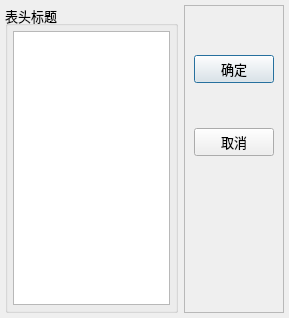
<?xml version="1.0" encoding="UTF-8"?>
<ui version="4.0">
 <class>QWDialogHeaders</class>
 <widget class="QDialog" name="QWDialogHeaders">
  <property name="geometry">
   <rect>
    <x>0</x>
    <y>0</y>
    <width>289</width>
    <height>318</height>
   </rect>
  </property>
  <property name="font">
   <font>
    <pointsize>10</pointsize>
   </font>
  </property>
  <property name="windowTitle">
   <string>设置表头标题</string>
  </property>
  <layout class="QVBoxLayout" name="verticalLayout_3">
   <property name="leftMargin">
    <number>5</number>
   </property>
   <property name="topMargin">
    <number>5</number>
   </property>
   <property name="rightMargin">
    <number>5</number>
   </property>
   <property name="bottomMargin">
    <number>5</number>
   </property>
   <item>
    <layout class="QHBoxLayout" name="horizontalLayout">
     <item>
      <widget class="QGroupBox" name="groupBox">
       <property name="title">
        <string>表头标题</string>
       </property>
       <layout class="QVBoxLayout" name="verticalLayout">
        <property name="spacing">
         <number>4</number>
        </property>
        <property name="leftMargin">
         <number>5</number>
        </property>
        <property name="topMargin">
         <number>5</number>
        </property>
        <property name="rightMargin">
         <number>5</number>
        </property>
        <property name="bottomMargin">
         <number>5</number>
        </property>
        <item>
         <widget class="QListView" name="listView">
          <property name="dragDropMode">
           <enum>QAbstractItemView::InternalMove</enum>
          </property>
          <property name="defaultDropAction">
           <enum>Qt::MoveAction</enum>
          </property>
          <property name="alternatingRowColors">
           <bool>true</bool>
          </property>
         </widget>
        </item>
       </layout>
      </widget>
     </item>
     <item>
      <widget class="QFrame" name="frame">
       <property name="frameShape">
        <enum>QFrame::StyledPanel</enum>
       </property>
       <property name="frameShadow">
        <enum>QFrame::Raised</enum>
       </property>
       <layout class="QVBoxLayout" name="verticalLayout_2">
        <item>
         <spacer name="verticalSpacer_4">
          <property name="orientation">
           <enum>Qt::Vertical</enum>
          </property>
          <property name="sizeHint" stdset="0">
           <size>
            <width>20</width>
            <height>40</height>
           </size>
          </property>
         </spacer>
        </item>
        <item>
         <widget class="QPushButton" name="btnOK">
          <property name="text">
           <string>确定</string>
          </property>
          <property name="icon">
           <iconset resource="res.qrc">
            <normaloff>:/icons/images/704.bmp</normaloff>:/icons/images/704.bmp</iconset>
          </property>
         </widget>
        </item>
        <item>
         <spacer name="verticalSpacer_2">
          <property name="orientation">
           <enum>Qt::Vertical</enum>
          </property>
          <property name="sizeHint" stdset="0">
           <size>
            <width>20</width>
            <height>40</height>
           </size>
          </property>
         </spacer>
        </item>
        <item>
         <widget class="QPushButton" name="btnCancel">
          <property name="text">
           <string>取消</string>
          </property>
          <property name="icon">
           <iconset resource="res.qrc">
            <normaloff>:/icons/images/706.bmp</normaloff>:/icons/images/706.bmp</iconset>
          </property>
         </widget>
        </item>
        <item>
         <spacer name="verticalSpacer">
          <property name="orientation">
           <enum>Qt::Vertical</enum>
          </property>
          <property name="sizeHint" stdset="0">
           <size>
            <width>20</width>
            <height>28</height>
           </size>
          </property>
         </spacer>
        </item>
        <item>
         <spacer name="verticalSpacer_6">
          <property name="orientation">
           <enum>Qt::Vertical</enum>
          </property>
          <property name="sizeHint" stdset="0">
           <size>
            <width>20</width>
            <height>40</height>
           </size>
          </property>
         </spacer>
        </item>
        <item>
         <spacer name="verticalSpacer_5">
          <property name="orientation">
           <enum>Qt::Vertical</enum>
          </property>
          <property name="sizeHint" stdset="0">
           <size>
            <width>20</width>
            <height>40</height>
           </size>
          </property>
         </spacer>
        </item>
        <item>
         <spacer name="verticalSpacer_3">
          <property name="orientation">
           <enum>Qt::Vertical</enum>
          </property>
          <property name="sizeHint" stdset="0">
           <size>
            <width>20</width>
            <height>40</height>
           </size>
          </property>
         </spacer>
        </item>
       </layout>
      </widget>
     </item>
    </layout>
   </item>
  </layout>
 </widget>
 <resources>
  <include location="res.qrc"/>
 </resources>
 <connections>
  <connection>
   <sender>btnOK</sender>
   <signal>clicked()</signal>
   <receiver>QWDialogHeaders</receiver>
   <slot>accept()</slot>
   <hints>
    <hint type="sourcelabel">
     <x>277</x>
     <y>73</y>
    </hint>
    <hint type="destinationlabel">
     <x>167</x>
     <y>168</y>
    </hint>
   </hints>
  </connection>
  <connection>
   <sender>btnCancel</sender>
   <signal>clicked()</signal>
   <receiver>QWDialogHeaders</receiver>
   <slot>reject()</slot>
   <hints>
    <hint type="sourcelabel">
     <x>277</x>
     <y>146</y>
    </hint>
    <hint type="destinationlabel">
     <x>167</x>
     <y>168</y>
    </hint>
   </hints>
  </connection>
 </connections>
</ui>
